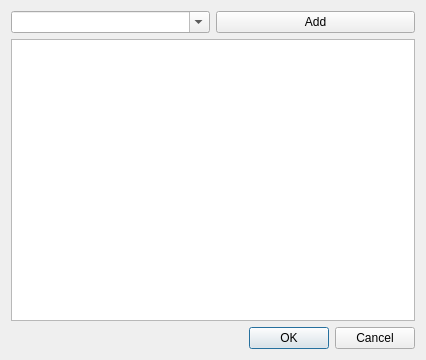
<?xml version="1.0" encoding="UTF-8"?>
<ui version="4.0">
 <class>Dialog</class>
 <widget class="QDialog" name="Dialog">
  <property name="geometry">
   <rect>
    <x>0</x>
    <y>0</y>
    <width>426</width>
    <height>360</height>
   </rect>
  </property>
  <property name="windowTitle">
   <string>Dialog</string>
  </property>
  <layout class="QVBoxLayout" name="verticalLayout">
   <item>
    <layout class="QHBoxLayout" name="horizontalLayout">
     <item>
      <widget class="QComboBox" name="comboBox">
       <property name="editable">
        <bool>true</bool>
       </property>
      </widget>
     </item>
     <item>
      <widget class="QPushButton" name="btnAdd">
       <property name="text">
        <string>Add</string>
       </property>
      </widget>
     </item>
    </layout>
   </item>
   <item>
    <widget class="QListWidget" name="listWidget">
     <property name="selectionMode">
      <enum>QAbstractItemView::ExtendedSelection</enum>
     </property>
    </widget>
   </item>
   <item>
    <widget class="QDialogButtonBox" name="buttonBox">
     <property name="standardButtons">
      <set>QDialogButtonBox::Cancel|QDialogButtonBox::Ok</set>
     </property>
    </widget>
   </item>
  </layout>
 </widget>
 <resources/>
 <connections/>
</ui>
